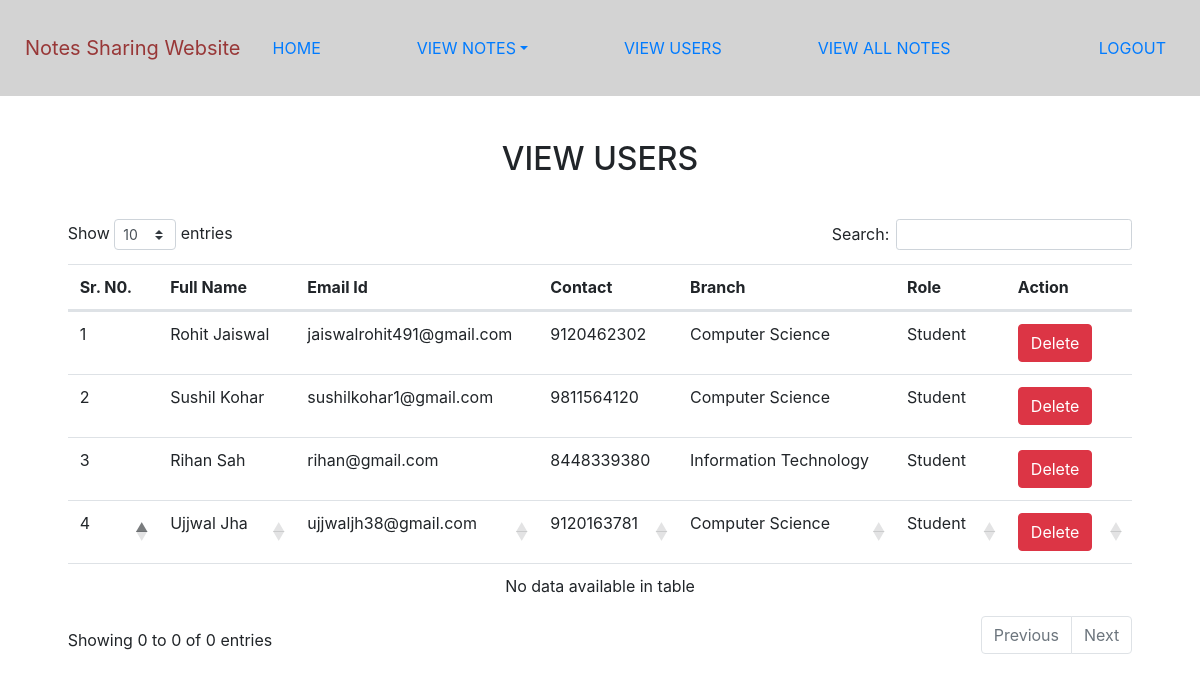
The app's page /view_users (signed in), older data.
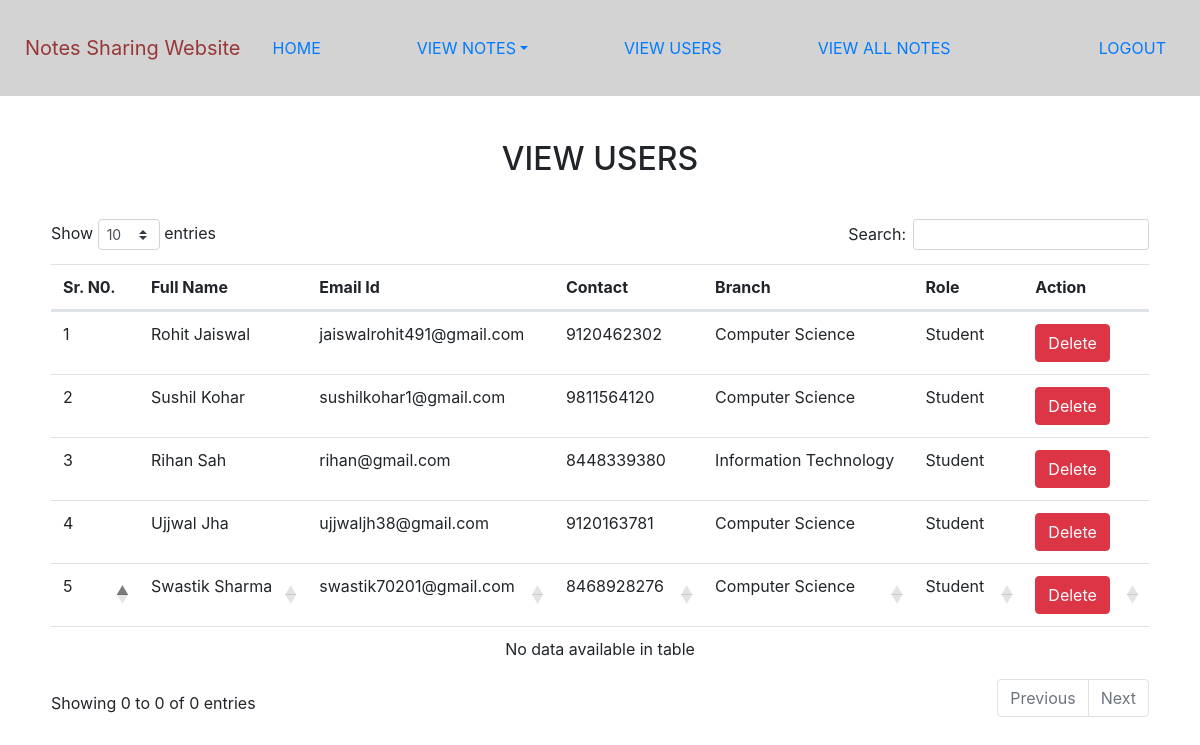
The same page, newer data.
### notes/models.py (models this page shows, shortened)
class Signup(models.Model):
    user = models.ForeignKey(User, on_delete=models.CASCADE)
    contact = models.CharField(max_length=10,null=True)
    branch = models.CharField(max_length=30)
    role = models.CharField(max_length=15)

### notes/views.py (the view)
# urls.py: path('view_users',view_users,name='view_users'),
def view_users(request):
    if not request.user.is_authenticated:
        return redirect('login_admin')
    users = Signup.objects.all()
    d = {'users':users}
    return render(request,'view_users.html',d)

### notes/templates/view_users.html (shortened to what this page needs)
{% extends 'admin_nav.html' %}
{% load static %}
{% block body %}
<link rel="stylesheet" href="https://cdnjs.cloudflare.com/ajax/libs/twitter-bootstrap/4.5.2/css/bootstrap.css">
<link rel="stylesheet" href="https://cdn.datatables.net/1.10.24/css/dataTables.bootstrap4.min.css">
<div class="container mt-5">
    <h2 class="text-center">VIEW USERS</h2>
    <table class="table table=bordered" id="example">
       <thead>
           <tr>
               <th>Sr. N0.</th>
               <th>Full Name</th>
               <th>Email Id</th>
               <th>Contact</th>
               <th>Branch</th>
               <th>Role</th>
               <th>Action</th>
           </tr>
           {% for i in users %}
           <tr>
               <td>{{forloop.counter}}</td>
               <td style="text-transform: capitalize">{{i.user.first_name}} {{i.user.last_name}}</td>
               <td>{{i.user.username}}</td>
               <td>{{i.contact}}</td>
               <td>{{i.branch}}</td>
               <td>{{i.role}}</td>
               <td><a href="{% url 'delete_users' i.user.id %}" class = "btn btn-danger" onclick="return confirm('Are you sure?')">Delete</a></td>
           </tr>
           {% endfor %}
       </thead>
   </table>
</div>
{% endblock %}

Row changes from the older to the newer data that the page shows:
added Signup: user.first_name "Swastik", user.last_name "Sharma", user.username "swastik70201@gmail.com", contact "8468928276", branch "Computer Science", role "Student"
